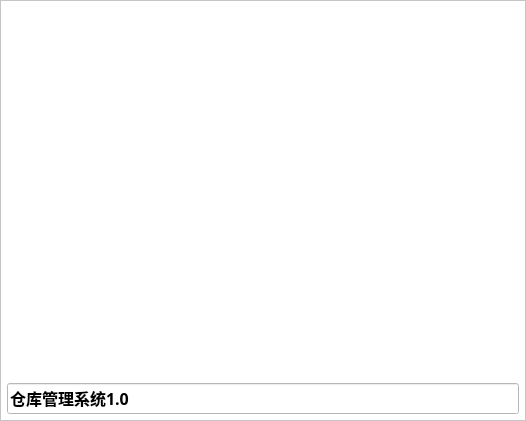
<?xml version="1.0" encoding="UTF-8"?>
<ui version="4.0">
 <class>VersionDialog</class>
 <widget class="QDialog" name="VersionDialog">
  <property name="geometry">
   <rect>
    <x>0</x>
    <y>0</y>
    <width>526</width>
    <height>421</height>
   </rect>
  </property>
  <property name="windowTitle">
   <string>Dialog</string>
  </property>
  <property name="styleSheet">
   <string notr="true"/>
  </property>
  <layout class="QVBoxLayout" name="verticalLayout_3">
   <property name="leftMargin">
    <number>0</number>
   </property>
   <property name="topMargin">
    <number>0</number>
   </property>
   <property name="rightMargin">
    <number>0</number>
   </property>
   <property name="bottomMargin">
    <number>0</number>
   </property>
   <item>
    <widget class="QFrame" name="frame">
     <property name="styleSheet">
      <string notr="true">background-color: rgb(255, 255, 255);</string>
     </property>
     <property name="frameShape">
      <enum>QFrame::StyledPanel</enum>
     </property>
     <property name="frameShadow">
      <enum>QFrame::Raised</enum>
     </property>
     <layout class="QVBoxLayout" name="verticalLayout_2">
      <property name="leftMargin">
       <number>6</number>
      </property>
      <property name="topMargin">
       <number>6</number>
      </property>
      <property name="rightMargin">
       <number>6</number>
      </property>
      <property name="bottomMargin">
       <number>6</number>
      </property>
      <item>
       <spacer name="horizontalSpacer">
        <property name="orientation">
         <enum>Qt::Horizontal</enum>
        </property>
        <property name="sizeHint" stdset="0">
         <size>
          <width>509</width>
          <height>25</height>
         </size>
        </property>
       </spacer>
      </item>
      <item>
       <spacer name="horizontalSpacer_2">
        <property name="orientation">
         <enum>Qt::Horizontal</enum>
        </property>
        <property name="sizeHint" stdset="0">
         <size>
          <width>509</width>
          <height>25</height>
         </size>
        </property>
       </spacer>
      </item>
      <item>
       <layout class="QVBoxLayout" name="verticalLayout">
        <item>
         <layout class="QHBoxLayout" name="horizontalLayout" stretch="3,5">
          <item>
           <widget class="QLabel" name="labelVersionImage">
            <property name="styleSheet">
             <string notr="true">image: url(:/image/image/version.png);</string>
            </property>
            <property name="text">
             <string/>
            </property>
            <property name="scaledContents">
             <bool>true</bool>
            </property>
            <property name="wordWrap">
             <bool>true</bool>
            </property>
           </widget>
          </item>
          <item>
           <widget class="QLabel" name="labelContent">
            <property name="font">
             <font>
              <pointsize>10</pointsize>
             </font>
            </property>
            <property name="styleSheet">
             <string notr="true">color: rgb(0, 0, 0);</string>
            </property>
            <property name="text">
             <string/>
            </property>
            <property name="scaledContents">
             <bool>true</bool>
            </property>
            <property name="wordWrap">
             <bool>true</bool>
            </property>
           </widget>
          </item>
         </layout>
        </item>
        <item>
         <widget class="QLineEdit" name="lineEditVersion">
          <property name="enabled">
           <bool>false</bool>
          </property>
          <property name="font">
           <font>
            <family>宋体</family>
            <pointsize>12</pointsize>
            <weight>75</weight>
            <bold>true</bold>
           </font>
          </property>
          <property name="styleSheet">
           <string notr="true">color: rgb(0, 0, 0);</string>
          </property>
          <property name="text">
           <string>仓库管理系统1.0</string>
          </property>
          <property name="alignment">
           <set>Qt::AlignLeading|Qt::AlignLeft|Qt::AlignVCenter</set>
          </property>
         </widget>
        </item>
       </layout>
      </item>
     </layout>
    </widget>
   </item>
  </layout>
 </widget>
 <resources/>
 <connections/>
</ui>
